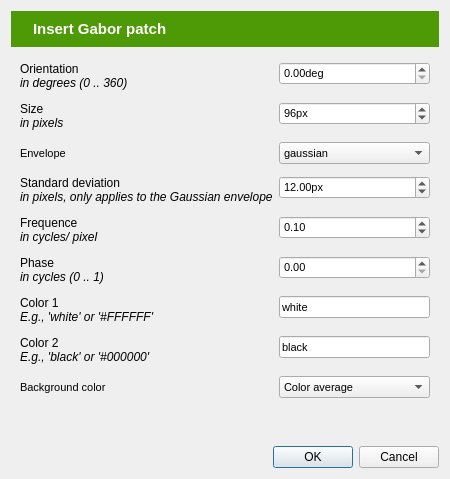
<?xml version="1.0" encoding="UTF-8"?>
<ui version="4.0">
 <class>Dialog</class>
 <widget class="QDialog" name="Dialog">
  <property name="geometry">
   <rect>
    <x>0</x>
    <y>0</y>
    <width>450</width>
    <height>479</height>
   </rect>
  </property>
  <property name="windowTitle">
   <string>Dialog</string>
  </property>
  <layout class="QVBoxLayout" name="verticalLayout">
   <item>
    <widget class="QWidget" name="widget_2" native="true">
     <property name="sizePolicy">
      <sizepolicy hsizetype="Preferred" vsizetype="Fixed">
       <horstretch>0</horstretch>
       <verstretch>0</verstretch>
      </sizepolicy>
     </property>
     <property name="styleSheet">
      <string notr="true">background-color: #4e9a06;
color: rgb(255, 255, 255);</string>
     </property>
     <layout class="QHBoxLayout" name="horizontalLayout">
      <item>
       <widget class="QLabel" name="label">
        <property name="sizePolicy">
         <sizepolicy hsizetype="Fixed" vsizetype="Preferred">
          <horstretch>0</horstretch>
          <verstretch>0</verstretch>
         </sizepolicy>
        </property>
        <property name="text">
         <string/>
        </property>
        <property name="pixmap">
         <pixmap resource="icons.qrc">:/icons/gabor.png</pixmap>
        </property>
       </widget>
      </item>
      <item>
       <widget class="QLabel" name="label_2">
        <property name="font">
         <font>
          <pointsize>11</pointsize>
          <weight>75</weight>
          <bold>true</bold>
         </font>
        </property>
        <property name="text">
         <string>Insert Gabor patch</string>
        </property>
       </widget>
      </item>
     </layout>
    </widget>
   </item>
   <item>
    <widget class="QWidget" name="widget" native="true">
     <property name="font">
      <font>
       <pointsize>8</pointsize>
      </font>
     </property>
     <layout class="QFormLayout" name="formLayout">
      <property name="verticalSpacing">
       <number>12</number>
      </property>
      <item row="0" column="0">
       <widget class="QLabel" name="label_3">
        <property name="text">
         <string>&lt;!DOCTYPE HTML PUBLIC &quot;-//W3C//DTD HTML 4.0//EN&quot; &quot;http://www.w3.org/TR/REC-html40/strict.dtd&quot;&gt;
&lt;html&gt;&lt;head&gt;&lt;meta name=&quot;qrichtext&quot; content=&quot;1&quot; /&gt;&lt;style type=&quot;text/css&quot;&gt;
p, li { white-space: pre-wrap; }
&lt;/style&gt;&lt;/head&gt;&lt;body style=&quot; font-family:'Ubuntu'; font-size:9pt; font-weight:400; font-style:normal;&quot;&gt;
&lt;p style=&quot; margin-top:0px; margin-bottom:0px; margin-left:0px; margin-right:0px; -qt-block-indent:0; text-indent:0px;&quot;&gt;Orientation&lt;/p&gt;
&lt;p style=&quot; margin-top:0px; margin-bottom:0px; margin-left:0px; margin-right:0px; -qt-block-indent:0; text-indent:0px;&quot;&gt;&lt;span style=&quot; font-style:italic;&quot;&gt;in degrees (0 .. 360)&lt;/span&gt;&lt;/p&gt;&lt;/body&gt;&lt;/html&gt;</string>
        </property>
       </widget>
      </item>
      <item row="0" column="1">
       <widget class="QDoubleSpinBox" name="spin_orient">
        <property name="suffix">
         <string>deg</string>
        </property>
        <property name="maximum">
         <double>360.000000000000000</double>
        </property>
       </widget>
      </item>
      <item row="1" column="0">
       <widget class="QLabel" name="label_4">
        <property name="text">
         <string>&lt;!DOCTYPE HTML PUBLIC &quot;-//W3C//DTD HTML 4.0//EN&quot; &quot;http://www.w3.org/TR/REC-html40/strict.dtd&quot;&gt;
&lt;html&gt;&lt;head&gt;&lt;meta name=&quot;qrichtext&quot; content=&quot;1&quot; /&gt;&lt;style type=&quot;text/css&quot;&gt;
p, li { white-space: pre-wrap; }
&lt;/style&gt;&lt;/head&gt;&lt;body style=&quot; font-family:'Ubuntu'; font-size:9pt; font-weight:400; font-style:normal;&quot;&gt;
&lt;p style=&quot; margin-top:0px; margin-bottom:0px; margin-left:0px; margin-right:0px; -qt-block-indent:0; text-indent:0px;&quot;&gt;Size&lt;/p&gt;
&lt;p style=&quot; margin-top:0px; margin-bottom:0px; margin-left:0px; margin-right:0px; -qt-block-indent:0; text-indent:0px;&quot;&gt;&lt;span style=&quot; font-style:italic;&quot;&gt;in pixels&lt;/span&gt;&lt;/p&gt;&lt;/body&gt;&lt;/html&gt;</string>
        </property>
       </widget>
      </item>
      <item row="1" column="1">
       <widget class="QSpinBox" name="spin_size">
        <property name="suffix">
         <string>px</string>
        </property>
        <property name="minimum">
         <number>1</number>
        </property>
        <property name="maximum">
         <number>1000</number>
        </property>
        <property name="value">
         <number>96</number>
        </property>
       </widget>
      </item>
      <item row="2" column="0">
       <widget class="QLabel" name="label_5">
        <property name="text">
         <string>Envelope</string>
        </property>
       </widget>
      </item>
      <item row="2" column="1">
       <widget class="QComboBox" name="combobox_env">
        <item>
         <property name="text">
          <string>gaussian</string>
         </property>
        </item>
        <item>
         <property name="text">
          <string>linear</string>
         </property>
        </item>
        <item>
         <property name="text">
          <string>circular (sharp edge)</string>
         </property>
        </item>
        <item>
         <property name="text">
          <string>rectangle (no envelope)</string>
         </property>
        </item>
       </widget>
      </item>
      <item row="3" column="0">
       <widget class="QLabel" name="label_6">
        <property name="text">
         <string>&lt;!DOCTYPE HTML PUBLIC &quot;-//W3C//DTD HTML 4.0//EN&quot; &quot;http://www.w3.org/TR/REC-html40/strict.dtd&quot;&gt;
&lt;html&gt;&lt;head&gt;&lt;meta name=&quot;qrichtext&quot; content=&quot;1&quot; /&gt;&lt;style type=&quot;text/css&quot;&gt;
p, li { white-space: pre-wrap; }
&lt;/style&gt;&lt;/head&gt;&lt;body style=&quot; font-family:'Ubuntu'; font-size:8pt; font-weight:400; font-style:normal;&quot;&gt;
&lt;p style=&quot; margin-top:0px; margin-bottom:0px; margin-left:0px; margin-right:0px; -qt-block-indent:0; text-indent:0px;&quot;&gt;&lt;span style=&quot; font-size:9pt;&quot;&gt;Standard deviation&lt;/span&gt;&lt;/p&gt;
&lt;p style=&quot; margin-top:0px; margin-bottom:0px; margin-left:0px; margin-right:0px; -qt-block-indent:0; text-indent:0px;&quot;&gt;&lt;span style=&quot; font-size:9pt; font-style:italic;&quot;&gt;in pixels, only applies to the Gaussian envelope&lt;/span&gt;&lt;/p&gt;&lt;/body&gt;&lt;/html&gt;</string>
        </property>
       </widget>
      </item>
      <item row="3" column="1">
       <widget class="QDoubleSpinBox" name="spin_stdev">
        <property name="suffix">
         <string>px</string>
        </property>
        <property name="maximum">
         <double>1000.000000000000000</double>
        </property>
        <property name="value">
         <double>12.000000000000000</double>
        </property>
       </widget>
      </item>
      <item row="4" column="0">
       <widget class="QLabel" name="label_7">
        <property name="text">
         <string>&lt;!DOCTYPE HTML PUBLIC &quot;-//W3C//DTD HTML 4.0//EN&quot; &quot;http://www.w3.org/TR/REC-html40/strict.dtd&quot;&gt;
&lt;html&gt;&lt;head&gt;&lt;meta name=&quot;qrichtext&quot; content=&quot;1&quot; /&gt;&lt;style type=&quot;text/css&quot;&gt;
p, li { white-space: pre-wrap; }
&lt;/style&gt;&lt;/head&gt;&lt;body style=&quot; font-family:'Ubuntu'; font-size:9pt; font-weight:400; font-style:normal;&quot;&gt;
&lt;p style=&quot; margin-top:0px; margin-bottom:0px; margin-left:0px; margin-right:0px; -qt-block-indent:0; text-indent:0px;&quot;&gt;Frequence&lt;/p&gt;
&lt;p style=&quot; margin-top:0px; margin-bottom:0px; margin-left:0px; margin-right:0px; -qt-block-indent:0; text-indent:0px;&quot;&gt;&lt;span style=&quot; font-style:italic;&quot;&gt;in cycles/ pixel&lt;/span&gt;&lt;/p&gt;&lt;/body&gt;&lt;/html&gt;</string>
        </property>
       </widget>
      </item>
      <item row="4" column="1">
       <widget class="QDoubleSpinBox" name="spin_freq">
        <property name="suffix">
         <string/>
        </property>
        <property name="maximum">
         <double>1000.000000000000000</double>
        </property>
        <property name="value">
         <double>0.100000000000000</double>
        </property>
       </widget>
      </item>
      <item row="5" column="0">
       <widget class="QLabel" name="label_8">
        <property name="text">
         <string>&lt;!DOCTYPE HTML PUBLIC &quot;-//W3C//DTD HTML 4.0//EN&quot; &quot;http://www.w3.org/TR/REC-html40/strict.dtd&quot;&gt;
&lt;html&gt;&lt;head&gt;&lt;meta name=&quot;qrichtext&quot; content=&quot;1&quot; /&gt;&lt;style type=&quot;text/css&quot;&gt;
p, li { white-space: pre-wrap; }
&lt;/style&gt;&lt;/head&gt;&lt;body style=&quot; font-family:'Ubuntu'; font-size:9pt; font-weight:400; font-style:normal;&quot;&gt;
&lt;p style=&quot; margin-top:0px; margin-bottom:0px; margin-left:0px; margin-right:0px; -qt-block-indent:0; text-indent:0px;&quot;&gt;Phase&lt;/p&gt;
&lt;p style=&quot; margin-top:0px; margin-bottom:0px; margin-left:0px; margin-right:0px; -qt-block-indent:0; text-indent:0px;&quot;&gt;&lt;span style=&quot; font-style:italic;&quot;&gt;in cycles (0 .. 1)&lt;/span&gt;&lt;/p&gt;&lt;/body&gt;&lt;/html&gt;</string>
        </property>
       </widget>
      </item>
      <item row="5" column="1">
       <widget class="QDoubleSpinBox" name="spin_phase">
        <property name="maximum">
         <double>1.000000000000000</double>
        </property>
        <property name="singleStep">
         <double>0.100000000000000</double>
        </property>
       </widget>
      </item>
      <item row="6" column="0">
       <widget class="QLabel" name="label_10">
        <property name="text">
         <string>&lt;!DOCTYPE HTML PUBLIC &quot;-//W3C//DTD HTML 4.0//EN&quot; &quot;http://www.w3.org/TR/REC-html40/strict.dtd&quot;&gt;
&lt;html&gt;&lt;head&gt;&lt;meta name=&quot;qrichtext&quot; content=&quot;1&quot; /&gt;&lt;style type=&quot;text/css&quot;&gt;
p, li { white-space: pre-wrap; }
&lt;/style&gt;&lt;/head&gt;&lt;body style=&quot; font-family:'Ubuntu'; font-size:9pt; font-weight:400; font-style:normal;&quot;&gt;
&lt;p style=&quot; margin-top:0px; margin-bottom:0px; margin-left:0px; margin-right:0px; -qt-block-indent:0; text-indent:0px;&quot;&gt;Color 1&lt;/p&gt;
&lt;p style=&quot; margin-top:0px; margin-bottom:0px; margin-left:0px; margin-right:0px; -qt-block-indent:0; text-indent:0px;&quot;&gt;&lt;span style=&quot; font-style:italic;&quot;&gt;E.g., 'white' or '#FFFFFF'&lt;/span&gt;&lt;/p&gt;&lt;/body&gt;&lt;/html&gt;</string>
        </property>
       </widget>
      </item>
      <item row="6" column="1">
       <widget class="QLineEdit" name="edit_color1">
        <property name="text">
         <string>white</string>
        </property>
       </widget>
      </item>
      <item row="7" column="0">
       <widget class="QLabel" name="label_9">
        <property name="text">
         <string>&lt;!DOCTYPE HTML PUBLIC &quot;-//W3C//DTD HTML 4.0//EN&quot; &quot;http://www.w3.org/TR/REC-html40/strict.dtd&quot;&gt;
&lt;html&gt;&lt;head&gt;&lt;meta name=&quot;qrichtext&quot; content=&quot;1&quot; /&gt;&lt;style type=&quot;text/css&quot;&gt;
p, li { white-space: pre-wrap; }
&lt;/style&gt;&lt;/head&gt;&lt;body style=&quot; font-family:'Ubuntu'; font-size:8pt; font-weight:400; font-style:normal;&quot;&gt;
&lt;p style=&quot; margin-top:0px; margin-bottom:0px; margin-left:0px; margin-right:0px; -qt-block-indent:0; text-indent:0px;&quot;&gt;&lt;span style=&quot; font-size:9pt;&quot;&gt;Color 2&lt;/span&gt;&lt;/p&gt;
&lt;p style=&quot; margin-top:0px; margin-bottom:0px; margin-left:0px; margin-right:0px; -qt-block-indent:0; text-indent:0px;&quot;&gt;&lt;span style=&quot; font-size:9pt; font-style:italic;&quot;&gt;E.g., 'black' or '#000000'&lt;/span&gt;&lt;/p&gt;&lt;/body&gt;&lt;/html&gt;</string>
        </property>
       </widget>
      </item>
      <item row="7" column="1">
       <widget class="QLineEdit" name="edit_color2">
        <property name="text">
         <string>black</string>
        </property>
       </widget>
      </item>
      <item row="8" column="0">
       <widget class="QLabel" name="label_11">
        <property name="text">
         <string>Background color</string>
        </property>
       </widget>
      </item>
      <item row="8" column="1">
       <widget class="QComboBox" name="combobox_bgmode">
        <item>
         <property name="text">
          <string>Color average</string>
         </property>
        </item>
        <item>
         <property name="text">
          <string>Color 2</string>
         </property>
        </item>
       </widget>
      </item>
     </layout>
    </widget>
   </item>
   <item>
    <widget class="QDialogButtonBox" name="buttonBox">
     <property name="orientation">
      <enum>Qt::Horizontal</enum>
     </property>
     <property name="standardButtons">
      <set>QDialogButtonBox::Cancel|QDialogButtonBox::Ok</set>
     </property>
     <property name="centerButtons">
      <bool>false</bool>
     </property>
    </widget>
   </item>
  </layout>
 </widget>
 <resources>
  <include location="icons.qrc"/>
 </resources>
 <connections>
  <connection>
   <sender>buttonBox</sender>
   <signal>accepted()</signal>
   <receiver>Dialog</receiver>
   <slot>accept()</slot>
   <hints>
    <hint type="sourcelabel">
     <x>248</x>
     <y>254</y>
    </hint>
    <hint type="destinationlabel">
     <x>157</x>
     <y>274</y>
    </hint>
   </hints>
  </connection>
  <connection>
   <sender>buttonBox</sender>
   <signal>rejected()</signal>
   <receiver>Dialog</receiver>
   <slot>reject()</slot>
   <hints>
    <hint type="sourcelabel">
     <x>316</x>
     <y>260</y>
    </hint>
    <hint type="destinationlabel">
     <x>286</x>
     <y>274</y>
    </hint>
   </hints>
  </connection>
 </connections>
</ui>
